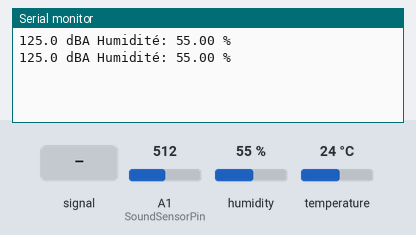
Bench run of a sketch on a simulated Arduino Uno, built with avr-gcc and run on an emulated ATmega328P. Parts: the last lines printed to the serial monitor. The test bench sets the inputs (shaded band); at power-on: humidity 55 %, A1 (SoundSensorPin) = 512, temperature 24 °C.

Above: at 2.8 s.
2.9 s: A1 (SoundSensorPin) fed a 200 Hz sine of ±81 counts around its level
4.4 s: humidity set to 22 %
At 5.7 s:
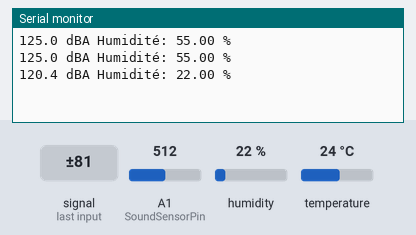
5.9 s: A1 (SoundSensorPin) set to 716
At 6.9 s:
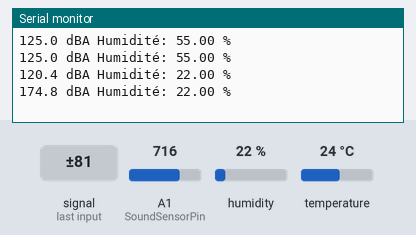
12.1 s: A1 (SoundSensorPin) fed a 1000 Hz sine of ±255 counts around its level
At 13.0 s:
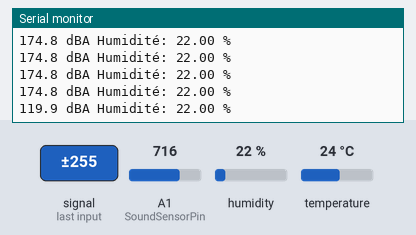
13.6 s: temperature set to 12 °C
At 14.7 s:
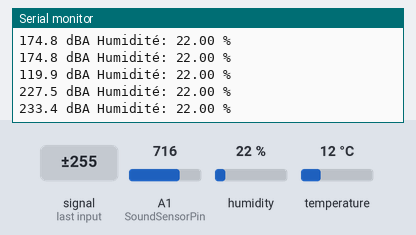
15.1 s: A1 (SoundSensorPin) set to 900
At 16.0 s:
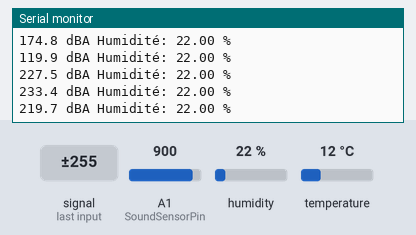
Timing chart, 0 to 17.6 s (numbered marks = the images above; inputs shaded):
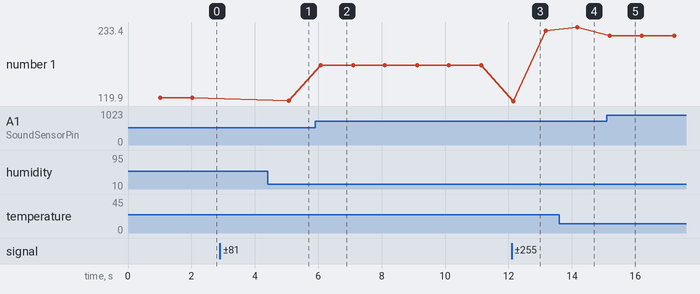

Measured:
- after the input at 4.4 s, the serial monitor: prints a new line after 0.67 s (image 1)
- after the input at 5.9 s, the serial monitor: prints a new line after 0.17 s (image 2)
- after the input at 12.1 s, the serial monitor: prints a new line after 0.05 s (image 3)
- after the input at 15.1 s, the serial monitor: prints a new line after 0.10 s (image 5)
- plotted number 1: 120.4 → 174.8 after the input at 5.9 s, 174.8 → 227.5 after the input at 12.1 s, 233.4 → 219.7 after the input at 15.1 s

The sketch:

sketch_may31a.ino
```cpp
#include <DHT.h>

#define DHTTYPE DHT11 // Définir le type de capteur DHT
#define DHTPIN 7 // Définir la broche de données à laquelle le capteur est connecté
#define SoundSensorPin A1  // Définir la broche analogique à laquelle le capteur de son est connecté
#define VREF  5.0  // Tension sur la broche AREF, par défaut : tension de fonctionnement

// Initialiser le capteur DHT
DHT dht(DHTPIN, DHTTYPE);

void setup() {
  // Initialiser la communication série
  Serial.begin(9600);

  // Initialiser le capteur DHT
  dht.begin();
}

void loop() {
  // Attendre un moment entre les lectures
  delay(1000);

  // Lire l'humidité
  float h = dht.readHumidity();
  float voltageValue, dbValue;

  // Lire la valeur analogique du capteur de son et la convertir en tension
  voltageValue = analogRead(SoundSensorPin) / 1024.0 * VREF;
  // Convertir la tension en valeur de décibel
  dbValue = voltageValue * 50.0;

  // Vérifier si le niveau sonore dépasse ou est égal à 110 dBA
  if (dbValue >= 110.0) {
    // Afficher les valeurs lues sur le moniteur série
    Serial.print(dbValue, 1);
    Serial.print(" dBA ");
    Serial.print("Humidité: ");
    Serial.print(h);
    Serial.println(" %\t");
  }
}
```
